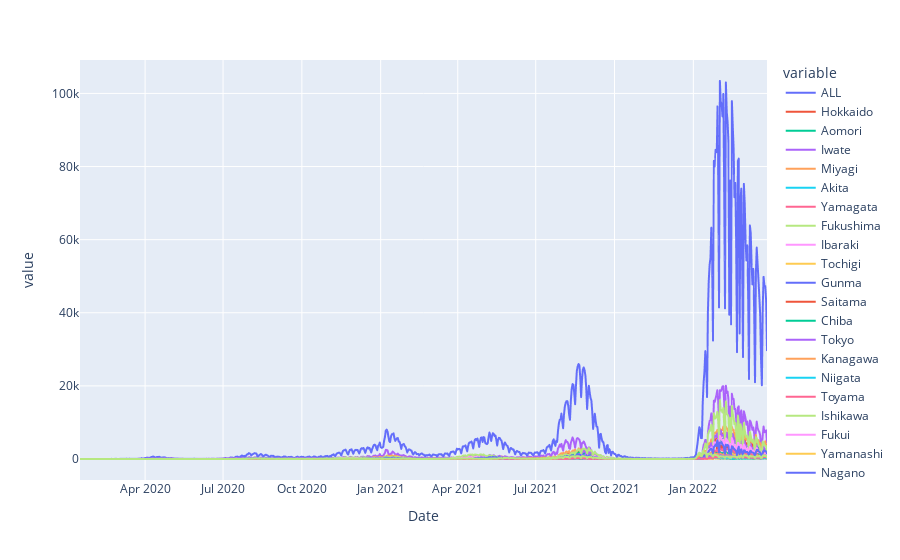

This figure's notebook cell:
### Code cell
px.line(df, )

### Figure 1 — Plotly figure (JSON) as saved in the notebook; plotly's stock layout.template omitted (floating-point values rounded to 4 significant figures; data arrays with more than 128 entries replaced by an {"elided": "..."} marker saying what was removed)
{"data": [{"hovertemplate": "variable=ALL<br>Date=%{x}<br>value=%{y}<extra></extra>", "legendgroup": "ALL", "line": {"color": "#636efa", "dash": "solid"}, "marker": {"symbol": "circle"}, "mode": "lines", "name": "ALL", "showlegend": true, "type": "scattergl", "x": {"elided": "803 str values"}, "xaxis": "x", "y": {"elided": "803 int values"}, "yaxis": "y"}, {"hovertemplate": "variable=Hokkaido<br>Date=%{x}<br>value=%{y}<extra></extra>", "legendgroup": "Hokkaido", "line": {"color": "#EF553B", "dash": "solid"}, "marker": {"symbol": "circle"}, "mode": "lines", "name": "Hokkaido", "showlegend": true, "type": "scattergl", "x": {"elided": "803 str values"}, "xaxis": "x", "y": {"elided": "803 int values"}, "yaxis": "y"}, {"hovertemplate": "variable=Aomori<br>Date=%{x}<br>value=%{y}<extra></extra>", "legendgroup": "Aomori", "line": {"color": "#00cc96", "dash": "solid"}, "marker": {"symbol": "circle"}, "mode": "lines", "name": "Aomori", "showlegend": true, "type": "scattergl", "x": {"elided": "803 str values"}, "xaxis": "x", "y": {"elided": "803 int values"}, "yaxis": "y"}, {"hovertemplate": "variable=Iwate<br>Date=%{x}<br>value=%{y}<extra></extra>", "legendgroup": "Iwate", "line": {"color": "#ab63fa", "dash": "solid"}, "marker": {"symbol": "circle"}, "mode": "lines", "name": "Iwate", "showlegend": true, "type": "scattergl", "x": {"elided": "803 str values"}, "xaxis": "x", "y": {"elided": "803 int values"}, "yaxis": "y"}, {"hovertemplate": "variable=Miyagi<br>Date=%{x}<br>value=%{y}<extra></extra>", "legendgroup": "Miyagi", "line": {"color": "#FFA15A", "dash": "solid"}, "marker": {"symbol": "circle"}, "mode": "lines", "name": "Miyagi", "showlegend": true, "type": "scattergl", "x": {"elided": "803 str values"}, "xaxis": "x", "y": {"elided": "803 int values"}, "yaxis": "y"}, {"hovertemplate": "variable=Akita<br>Date=%{x}<br>value=%{y}<extra></extra>", "legendgroup": "Akita", "line": {"color": "#19d3f3", "dash": "solid"}, "marker": {"symbol": "circle"}, "mode": "lines", "name": "Akita", "showlegend": true, "type": "scattergl", "x": {"elided": "803 str values"}, "xaxis": "x", "y": {"elided": "803 int values"}, "yaxis": "y"}, {"hovertemplate": "variable=Yamagata<br>Date=%{x}<br>value=%{y}<extra></extra>", "legendgroup": "Yamagata", "line": {"color": "#FF6692", "dash": "solid"}, "marker": {"symbol": "circle"}, "mode": "lines", "name": "Yamagata", "showlegend": true, "type": "scattergl", "x": {"elided": "803 str values"}, "xaxis": "x", "y": {"elided": "803 int values"}, "yaxis": "y"}, {"hovertemplate": "variable=Fukushima<br>Date=%{x}<br>value=%{y}<extra></extra>", "legendgroup": "Fukushima", "line": {"color": "#B6E880", "dash": "solid"}, "marker": {"symbol": "circle"}, "mode": "lines", "name": "Fukushima", "showlegend": true, "type": "scattergl", "x": {"elided": "803 str values"}, "xaxis": "x", "y": {"elided": "803 int values"}, "yaxis": "y"}, {"hovertemplate": "variable=Ibaraki<br>Date=%{x}<br>value=%{y}<extra></extra>", "legendgroup": "Ibaraki", "line": {"color": "#FF97FF", "dash": "solid"}, "marker": {"symbol": "circle"}, "mode": "lines", "name": "Ibaraki", "showlegend": true, "type": "scattergl", "x": {"elided": "803 str values"}, "xaxis": "x", "y": {"elided": "803 int values"}, "yaxis": "y"}, {"hovertemplate": "variable=Tochigi<br>Date=%{x}<br>value=%{y}<extra></extra>", "legendgroup": "Tochigi", "line": {"color": "#FECB52", "dash": "solid"}, "marker": {"symbol": "circle"}, "mode": "lines", "name": "Tochigi", "showlegend": true, "type": "scattergl", "x": {"elided": "803 str values"}, "xaxis": "x", "y": {"elided": "803 int values"}, "yaxis": "y"}, {"hovertemplate": "variable=Gunma<br>Date=%{x}<br>value=%{y}<extra></extra>", "legendgroup": "Gunma", "line": {"color": "#636efa", "dash": "solid"}, "marker": {"symbol": "circle"}, "mode": "lines", "name": "Gunma", "showlegend": true, "type": "scattergl", "x": {"elided": "803 str values"}, "xaxis": "x", "y": {"elided": "803 int values"}, "yaxis": "y"}, {"hovertemplate": "variable=Saitama<br>Date=%{x}<br>value=%{y}<extra></extra>", "legendgroup": "Saitama", "line": {"color": "#EF553B", "dash": "solid"}, "marker": {"symbol": "circle"}, "mode": "lines", "name": "Saitama", "showlegend": true, "type": "scattergl", "x": {"elided": "803 str values"}, "xaxis": "x", "y": {"elided": "803 int values"}, "yaxis": "y"}, {"hovertemplate": "variable=Chiba<br>Date=%{x}<br>value=%{y}<extra></extra>", "legendgroup": "Chiba", "line": {"color": "#00cc96", "dash": "solid"}, "marker": {"symbol": "circle"}, "mode": "lines", "name": "Chiba", "showlegend": true, "type": "scattergl", "x": {"elided": "803 str values"}, "xaxis": "x", "y": {"elided": "803 int values"}, "yaxis": "y"}, {"hovertemplate": "variable=Tokyo<br>Date=%{x}<br>value=%{y}<extra></extra>", "legendgroup": "Tokyo", "line": {"color": "#ab63fa", "dash": "solid"}, "marker": {"symbol": "circle"}, "mode": "lines", "name": "Tokyo", "showlegend": true, "type": "scattergl", "x": {"elided": "803 str values"}, "xaxis": "x", "y": {"elided": "803 int values"}, "yaxis": "y"}, {"hovertemplate": "variable=Kanagawa<br>Date=%{x}<br>value=%{y}<extra></extra>", "legendgroup": "Kanagawa", "line": {"color": "#FFA15A", "dash": "solid"}, "marker": {"symbol": "circle"}, "mode": "lines", "name": "Kanagawa", "showlegend": true, "type": "scattergl", "x": {"elided": "803 str values"}, "xaxis": "x", "y": {"elided": "803 int values"}, "yaxis": "y"}, {"hovertemplate": "variable=Niigata<br>Date=%{x}<br>value=%{y}<extra></extra>", "legendgroup": "Niigata", "line": {"color": "#19d3f3", "dash": "solid"}, "marker": {"symbol": "circle"}, "mode": "lines", "name": "Niigata", "showlegend": true, "type": "scattergl", "x": {"elided": "803 str values"}, "xaxis": "x", "y": {"elided": "803 int values"}, "yaxis": "y"}, {"hovertemplate": "variable=Toyama<br>Date=%{x}<br>value=%{y}<extra></extra>", "legendgroup": "Toyama", "line": {"color": "#FF6692", "dash": "solid"}, "marker": {"symbol": "circle"}, "mode": "lines", "name": "Toyama", "showlegend": true, "type": "scattergl", "x": {"elided": "803 str values"}, "xaxis": "x", "y": {"elided": "803 int values"}, "yaxis": "y"}, {"hovertemplate": "variable=Ishikawa<br>Date=%{x}<br>value=%{y}<extra></extra>", "legendgroup": "Ishikawa", "line": {"color": "#B6E880", "dash": "solid"}, "marker": {"symbol": "circle"}, "mode": "lines", "name": "Ishikawa", "showlegend": true, "type": "scattergl", "x": {"elided": "803 str values"}, "xaxis": "x", "y": {"elided": "803 int values"}, "yaxis": "y"}, {"hovertemplate": "variable=Fukui<br>Date=%{x}<br>value=%{y}<extra></extra>", "legendgroup": "Fukui", "line": {"color": "#FF97FF", "dash": "solid"}, "marker": {"symbol": "circle"}, "mode": "lines", "name": "Fukui", "showlegend": true, "type": "scattergl", "x": {"elided": "803 str values"}, "xaxis": "x", "y": {"elided": "803 int values"}, "yaxis": "y"}, {"hovertemplate": "variable=Yamanashi<br>Date=%{x}<br>value=%{y}<extra></extra>", "legendgroup": "Yamanashi", "line": {"color": "#FECB52", "dash": "solid"}, "marker": {"symbol": "circle"}, "mode": "lines", "name": "Yamanashi", "showlegend": true, "type": "scattergl", "x": {"elided": "803 str values"}, "xaxis": "x", "y": {"elided": "803 int values"}, "yaxis": "y"}, {"hovertemplate": "variable=Nagano<br>Date=%{x}<br>value=%{y}<extra></extra>", "legendgroup": "Nagano", "line": {"color": "#636efa", "dash": "solid"}, "marker": {"symbol": "circle"}, "mode": "lines", "name": "Nagano", "showlegend": true, "type": "scattergl", "x": {"elided": "803 str values"}, "xaxis": "x", "y": {"elided": "803 int values"}, "yaxis": "y"}, {"hovertemplate": "variable=Gifu<br>Date=%{x}<br>value=%{y}<extra></extra>", "legendgroup": "Gifu", "line": {"color": "#EF553B", "dash": "solid"}, "marker": {"symbol": "circle"}, "mode": "lines", "name": "Gifu", "showlegend": true, "type": "scattergl", "x": {"elided": "803 str values"}, "xaxis": "x", "y": {"elided": "803 int values"}, "yaxis": "y"}, {"hovertemplate": "variable=Shizuoka<br>Date=%{x}<br>value=%{y}<extra></extra>", "legendgroup": "Shizuoka", "line": {"color": "#00cc96", "dash": "solid"}, "marker": {"symbol": "circle"}, "mode": "lines", "name": "Shizuoka", "showlegend": true, "type": "scattergl", "x": {"elided": "803 str values"}, "xaxis": "x", "y": {"elided": "803 int values"}, "yaxis": "y"}, {"hovertemplate": "variable=Aichi<br>Date=%{x}<br>value=%{y}<extra></extra>", "legendgroup": "Aichi", "line": {"color": "#ab63fa", "dash": "solid"}, "marker": {"symbol": "circle"}, "mode": "lines", "name": "Aichi", "showlegend": true, "type": "scattergl", "x": {"elided": "803 str values"}, "xaxis": "x", "y": {"elided": "803 int values"}, "yaxis": "y"}, {"hovertemplate": "variable=Mie<br>Date=%{x}<br>value=%{y}<extra></extra>", "legendgroup": "Mie", "line": {"color": "#FFA15A", "dash": "solid"}, "marker": {"symbol": "circle"}, "mode": "lines", "name": "Mie", "showlegend": true, "type": "scattergl", "x": {"elided": "803 str values"}, "xaxis": "x", "y": {"elided": "803 int values"}, "yaxis": "y"}, {"hovertemplate": "variable=Shiga<br>Date=%{x}<br>value=%{y}<extra></extra>", "legendgroup": "Shiga", "line": {"color": "#19d3f3", "dash": "solid"}, "marker": {"symbol": "circle"}, "mode": "lines", "name": "Shiga", "showlegend": true, "type": "scattergl", "x": {"elided": "803 str values"}, "xaxis": "x", "y": {"elided": "803 int values"}, "yaxis": "y"}, {"hovertemplate": "variable=Kyoto<br>Date=%{x}<br>value=%{y}<extra></extra>", "legendgroup": "Kyoto", "line": {"color": "#FF6692", "dash": "solid"}, "marker": {"symbol": "circle"}, "mode": "lines", "name": "Kyoto", "showlegend": true, "type": "scattergl", "x": {"elided": "803 str values"}, "xaxis": "x", "y": {"elided": "803 int values"}, "yaxis": "y"}, {"hovertemplate": "variable=Osaka<br>Date=%{x}<br>value=%{y}<extra></extra>", "legendgroup": "Osaka", "line": {"color": "#B6E880", "dash": "solid"}, "marker": {"symbol": "circle"}, "mode": "lines", "name": "Osaka", "showlegend": true, "type": "scattergl", "x": {"elided": "803 str values"}, "xaxis": "x", "y": {"elided": "803 int values"}, "yaxis": "y"}, {"hovertemplate": "variable=Hyogo<br>Date=%{x}<br>value=%{y}<extra></extra>", "legendgroup": "Hyogo", "line": {"color": "#FF97FF", "dash": "solid"}, "marker": {"symbol": "circle"}, "mode": "lines", "name": "Hyogo", "showlegend": true, "type": "scattergl", "x": {"elided": "803 str values"}, "xaxis": "x", "y": {"elided": "803 int values"}, "yaxis": "y"}, {"hovertemplate": "variable=Nara<br>Date=%{x}<br>value=%{y}<extra></extra>", "legendgroup": "Nara", "line": {"color": "#FECB52", "dash": "solid"}, "marker": {"symbol": "circle"}, "mode": "lines", "name": "Nara", "showlegend": true, "type": "scattergl", "x": {"elided": "803 str values"}, "xaxis": "x", "y": {"elided": "803 int values"}, "yaxis": "y"}, {"hovertemplate": "variable=Wakayama<br>Date=%{x}<br>value=%{y}<extra></extra>", "legendgroup": "Wakayama", "line": {"color": "#636efa", "dash": "solid"}, "marker": {"symbol": "circle"}, "mode": "lines", "name": "Wakayama", "showlegend": true, "type": "scattergl", "x": {"elided": "803 str values"}, "xaxis": "x", "y": {"elided": "803 int values"}, "yaxis": "y"}, {"hovertemplate": "variable=Tottori<br>Date=%{x}<br>value=%{y}<extra></extra>", "legendgroup": "Tottori", "line": {"color": "#EF553B", "dash": "solid"}, "marker": {"symbol": "circle"}, "mode": "lines", "name": "Tottori", "showlegend": true, "type": "scattergl", "x": {"elided": "803 str values"}, "xaxis": "x", "y": {"elided": "803 int values"}, "yaxis": "y"}, {"hovertemplate": "variable=Shimane<br>Date=%{x}<br>value=%{y}<extra></extra>", "legendgroup": "Shimane", "line": {"color": "#00cc96", "dash": "solid"}, "marker": {"symbol": "circle"}, "mode": "lines", "name": "Shimane", "showlegend": true, "type": "scattergl", "x": {"elided": "803 str values"}, "xaxis": "x", "y": {"elided": "803 int values"}, "yaxis": "y"}, {"hovertemplate": "variable=Okayama<br>Date=%{x}<br>value=%{y}<extra></extra>", "legendgroup": "Okayama", "line": {"color": "#ab63fa", "dash": "solid"}, "marker": {"symbol": "circle"}, "mode": "lines", "name": "Okayama", "showlegend": true, "type": "scattergl", "x": {"elided": "803 str values"}, "xaxis": "x", "y": {"elided": "803 int values"}, "yaxis": "y"}, {"hovertemplate": "variable=Hiroshima<br>Date=%{x}<br>value=%{y}<extra></extra>", "legendgroup": "Hiroshima", "line": {"color": "#FFA15A", "dash": "solid"}, "marker": {"symbol": "circle"}, "mode": "lines", "name": "Hiroshima", "showlegend": true, "type": "scattergl", "x": {"elided": "803 str values"}, "xaxis": "x", "y": {"elided": "803 int values"}, "yaxis": "y"}, {"hovertemplate": "variable=Yamaguchi<br>Date=%{x}<br>value=%{y}<extra></extra>", "legendgroup": "Yamaguchi", "line": {"color": "#19d3f3", "dash": "solid"}, "marker": {"symbol": "circle"}, "mode": "lines", "name": "Yamaguchi", "showlegend": true, "type": "scattergl", "x": {"elided": "803 str values"}, "xaxis": "x", "y": {"elided": "803 int values"}, "yaxis": "y"}, {"hovertemplate": "variable=Tokushima<br>Date=%{x}<br>value=%{y}<extra></extra>", "legendgroup": "Tokushima", "line": {"color": "#FF6692", "dash": "solid"}, "marker": {"symbol": "circle"}, "mode": "lines", "name": "Tokushima", "showlegend": true, "type": "scattergl", "x": {"elided": "803 str values"}, "xaxis": "x", "y": {"elided": "803 int values"}, "yaxis": "y"}, {"hovertemplate": "variable=Kagawa<br>Date=%{x}<br>value=%{y}<extra></extra>", "legendgroup": "Kagawa", "line": {"color": "#B6E880", "dash": "solid"}, "marker": {"symbol": "circle"}, "mode": "lines", "name": "Kagawa", "showlegend": true, "type": "scattergl", "x": {"elided": "803 str values"}, "xaxis": "x", "y": {"elided": "803 int values"}, "yaxis": "y"}, {"hovertemplate": "variable=Ehime<br>Date=%{x}<br>value=%{y}<extra></extra>", "legendgroup": "Ehime", "line": {"color": "#FF97FF", "dash": "solid"}, "marker": {"symbol": "circle"}, "mode": "lines", "name": "Ehime", "showlegend": true, "type": "scattergl", "x": {"elided": "803 str values"}, "xaxis": "x", "y": {"elided": "803 int values"}, "yaxis": "y"}, {"hovertemplate": "variable=Kochi<br>Date=%{x}<br>value=%{y}<extra></extra>", "legendgroup": "Kochi", "line": {"color": "#FECB52", "dash": "solid"}, "marker": {"symbol": "circle"}, "mode": "lines", "name": "Kochi", "showlegend": true, "type": "scattergl", "x": {"elided": "803 str values"}, "xaxis": "x", "y": {"elided": "803 int values"}, "yaxis": "y"}, {"hovertemplate": "variable=Fukuoka<br>Date=%{x}<br>value=%{y}<extra></extra>", "legendgroup": "Fukuoka", "line": {"color": "#636efa", "dash": "solid"}, "marker": {"symbol": "circle"}, "mode": "lines", "name": "Fukuoka", "showlegend": true, "type": "scattergl", "x": {"elided": "803 str values"}, "xaxis": "x", "y": {"elided": "803 int values"}, "yaxis": "y"}, {"hovertemplate": "variable=Saga<br>Date=%{x}<br>value=%{y}<extra></extra>", "legendgroup": "Saga", "line": {"color": "#EF553B", "dash": "solid"}, "marker": {"symbol": "circle"}, "mode": "lines", "name": "Saga", "showlegend": true, "type": "scattergl", "x": {"elided": "803 str values"}, "xaxis": "x", "y": {"elided": "803 int values"}, "yaxis": "y"}, {"hovertemplate": "variable=Nagasaki<br>Date=%{x}<br>value=%{y}<extra></extra>", "legendgroup": "Nagasaki", "line": {"color": "#00cc96", "dash": "solid"}, "marker": {"symbol": "circle"}, "mode": "lines", "name": "Nagasaki", "showlegend": true, "type": "scattergl", "x": {"elided": "803 str values"}, "xaxis": "x", "y": {"elided": "803 int values"}, "yaxis": "y"}, {"hovertemplate": "variable=Kumamoto<br>Date=%{x}<br>value=%{y}<extra></extra>", "legendgroup": "Kumamoto", "line": {"color": "#ab63fa", "dash": "solid"}, "marker": {"symbol": "circle"}, "mode": "lines", "name": "Kumamoto", "showlegend": true, "type": "scattergl", "x": {"elided": "803 str values"}, "xaxis": "x", "y": {"elided": "803 int values"}, "yaxis": "y"}, {"hovertemplate": "variable=Oita<br>Date=%{x}<br>value=%{y}<extra></extra>", "legendgroup": "Oita", "line": {"color": "#FFA15A", "dash": "solid"}, "marker": {"symbol": "circle"}, "mode": "lines", "name": "Oita", "showlegend": true, "type": "scattergl", "x": {"elided": "803 str values"}, "xaxis": "x", "y": {"elided": "803 int values"}, "yaxis": "y"}, {"hovertemplate": "variable=Miyazaki<br>Date=%{x}<br>value=%{y}<extra></extra>", "legendgroup": "Miyazaki", "line": {"color": "#19d3f3", "dash": "solid"}, "marker": {"symbol": "circle"}, "mode": "lines", "name": "Miyazaki", "showlegend": true, "type": "scattergl", "x": {"elided": "803 str values"}, "xaxis": "x", "y": {"elided": "803 int values"}, "yaxis": "y"}, {"hovertemplate": "variable=Kagoshima<br>Date=%{x}<br>value=%{y}<extra></extra>", "legendgroup": "Kagoshima", "line": {"color": "#FF6692", "dash": "solid"}, "marker": {"symbol": "circle"}, "mode": "lines", "name": "Kagoshima", "showlegend": true, "type": "scattergl", "x": {"elided": "803 str values"}, "xaxis": "x", "y": {"elided": "803 int values"}, "yaxis": "y"}, {"hovertemplate": "variable=Okinawa<br>Date=%{x}<br>value=%{y}<extra></extra>", "legendgroup": "Okinawa", "line": {"color": "#B6E880", "dash": "solid"}, "marker": {"symbol": "circle"}, "mode": "lines", "name": "Okinawa", "showlegend": true, "type": "scattergl", "x": {"elided": "803 str values"}, "xaxis": "x", "y": {"elided": "803 int values"}, "yaxis": "y"}], "layout": {"autosize": true, "legend": {"title": {"text": "variable"}, "tracegroupgap": 0}, "margin": {"t": 60}, "xaxis": {"anchor": "y", "autorange": true, "domain": [0, 1], "range": ["2020-01-16", "2022-03-28"], "title": {"text": "Date"}, "type": "date"}, "yaxis": {"anchor": "x", "autorange": true, "domain": [0, 1], "range": [-5744.0, 109100.0], "title": {"text": "value"}, "type": "linear"}}}
